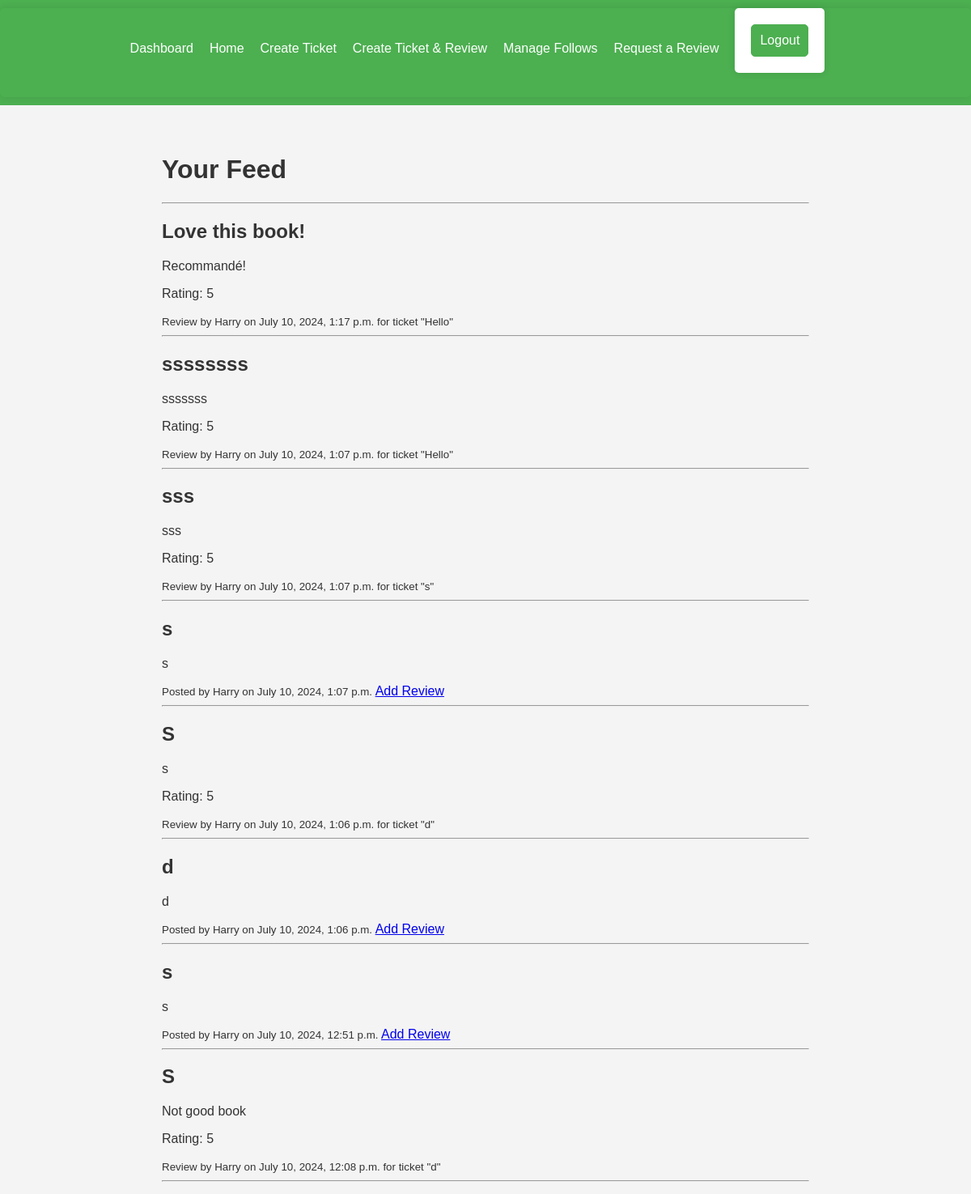
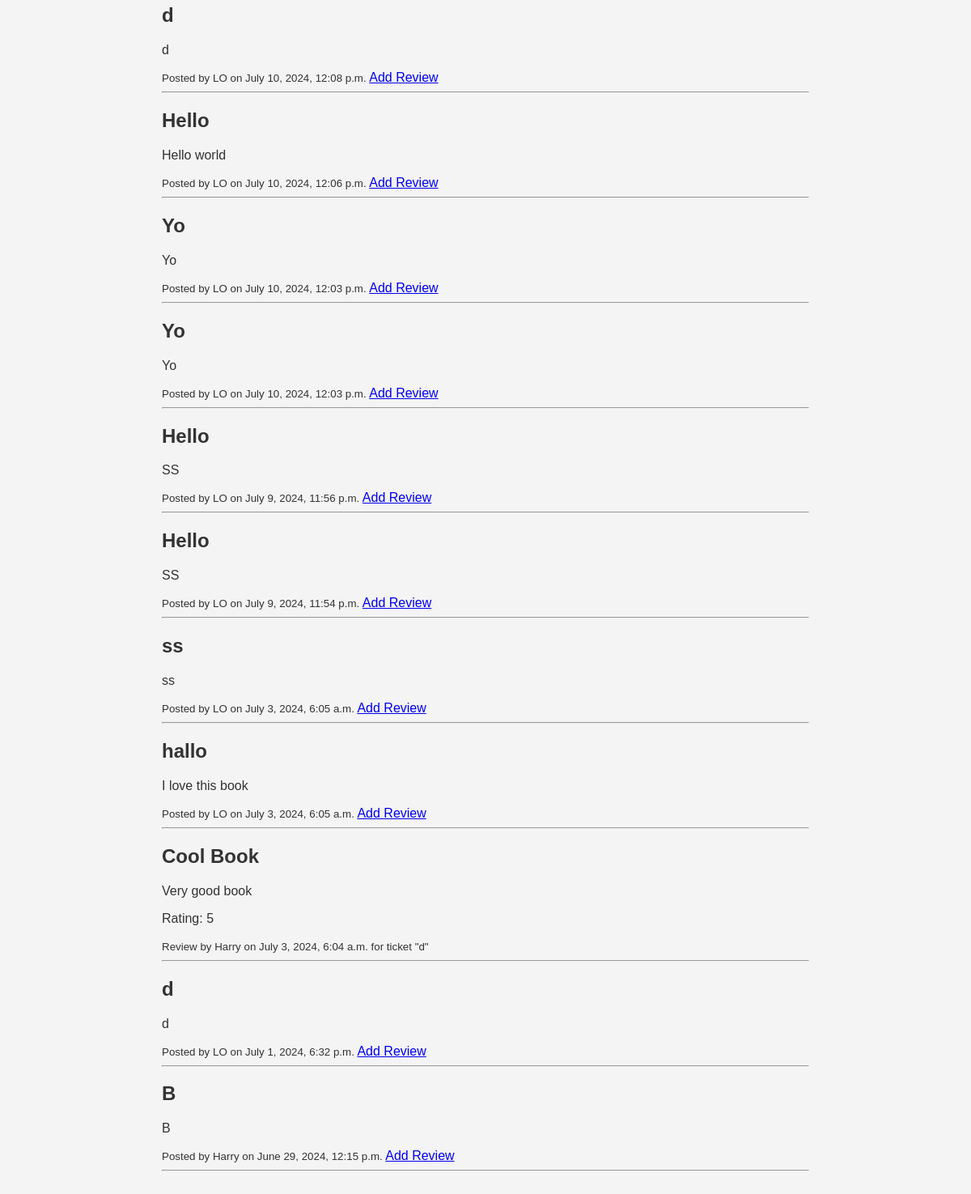
Page /feed/ (signed in) on the earlier database version (2 pictures, top to bottom).
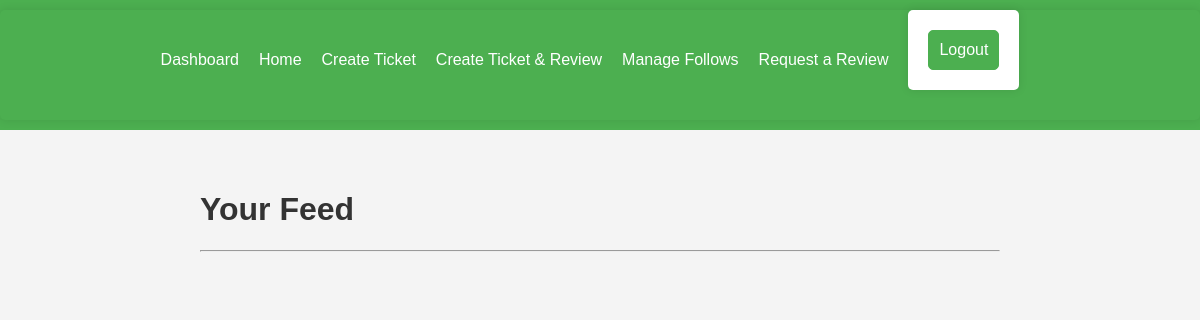
Same page on the later database version.
### myapp/models.py (models this page shows, shortened)
class Review(models.Model):
    ticket = models.ForeignKey(to=Ticket, on_delete=models.CASCADE)
    rating = models.PositiveSmallIntegerField(
        validators=[MinValueValidator(0), MaxValueValidator(5)]
    )
    headline = models.CharField(max_length=128)
    body = models.TextField(max_length=8192, blank=True)
    user = models.ForeignKey(to=settings.AUTH_USER_MODEL, on_delete=models.CASCADE)
    time_created = models.DateTimeField(auto_now_add=True)

class Ticket(models.Model):
    title = models.CharField(max_length=128)
    description = models.TextField(max_length=2048, blank=True)
    user = models.ForeignKey(to=settings.AUTH_USER_MODEL, on_delete=models.CASCADE)
    image = models.ImageField(upload_to="tickets/", null=True, blank=True)
    time_created = models.DateTimeField(auto_now_add=True)

### myapp/views.py (the view)
# urls.py: path("feed/", views.feed, name="feed"),
@login_required
def feed(request):
    following_users = [follow.followed_user for follow in request.user.following.all()]
    tickets = Ticket.objects.filter(user__in=following_users).order_by("-time_created")
    reviews = Review.objects.filter(user__in=following_users).order_by("-time_created")
    combined = sorted(
        list(tickets) + list(reviews), key=lambda x: x.time_created, reverse=True
    )
    return render(
        request, "feed.html", {"combined": combined, "media_url": settings.MEDIA_URL}
    )

### myapp/context_processors.py (called while the page is built)
def media_url(request):
    return {"media_url": settings.MEDIA_URL}

### myapp/templates/feed.html (shortened to what this page needs)
{% extends 'base.html' %}
{% block content %}
<h1>Your Feed</h1>
<hr>
{% for item in combined %}
    {% if item.title %}
        <div>
            <h2>{{ item.title }}</h2>
            <p>{{ item.description }}</p>
            <small>Posted by {{ item.user.username }} on {{ item.time_created }}</small>
            <a href="{% url 'myapp:create_review' item.id %}">Add Review</a>
        </div>
    {% else %}
        <div>
            <h2>{{ item.headline }}</h2>
            <p>{{ item.body }}</p>
            <p>Rating: {{ item.rating }}</p>
            <small>Review by {{ item.user.username }} on {{ item.time_created }} for ticket "{{ item.ticket.title }}"</small>
        </div>
    {% endif %}
    <hr>
{% endfor %}
{% endblock %}

Differences in the rows shown:
removed Review: headline "Love this book!", body "Recommandé!", rating "5", user.username "Harry", time_created "July 10, 2024, 1:17 p.m.", ticket "Hello"
removed Review: headline "ssssssss", body "sssssss", rating "5", user.username "Harry", time_created "July 10, 2024, 1:07 p.m.", ticket "Hello"
no longer on this page (row unchanged): Review: headline "sss", body "sss", rating "5", user.username "Harry", time_created "July 10, 2024, 1:07 p.m.", ticket "s"
no longer on this page (row unchanged): Ticket: title "s", description "s", user.username "Harry", time_created "July 10, 2024, 1:07 p.m."
removed Review: headline "S", body "s", rating "5", user.username "Harry", time_created "July 10, 2024, 1:06 p.m.", ticket "d"
no longer on this page (row unchanged): Ticket: title "d", description "d", user.username "Harry", time_created "July 10, 2024, 1:06 p.m."
no longer on this page (row unchanged): Ticket: title "s", description "s", user.username "Harry", time_created "July 10, 2024, 12:51 p.m."
removed Review: headline "S", body "Not good book", rating "5", user.username "Harry", time_created "July 10, 2024, 12:08 p.m.", ticket "d"
removed Ticket: title "d", description "d", user.username "LO", time_created "July 10, 2024, 12:08 p.m."
removed Ticket: title "Hello", description "Hello world", user.username "LO", time_created "July 10, 2024, 12:06 p.m."
removed Ticket: title "Yo", description "Yo", user.username "LO", time_created "July 10, 2024, 12:03 p.m."
removed Ticket: title "Yo", description "Yo", user.username "LO", time_created "July 10, 2024, 12:03 p.m."
removed Ticket: title "Hello", description "SS", user.username "LO", time_created "July 9, 2024, 11:56 p.m."
removed Ticket: title "Hello", description "SS", user.username "LO", time_created "July 9, 2024, 11:54 p.m."
removed Ticket: title "ss", description "ss", user.username "LO", time_created "July 3, 2024, 6:05 a.m."
removed Ticket: title "hallo", description "I love this book", user.username "LO", time_created "July 3, 2024, 6:05 a.m."
removed Review: headline "Cool Book", body "Very good book", rating "5", user.username "Harry", time_created "July 3, 2024, 6:04 a.m.", ticket "d"
removed Ticket: title "d", description "d", user.username "LO", time_created "July 1, 2024, 6:32 p.m."
no longer on this page (row unchanged): Ticket: title "B", description "B", user.username "Harry", time_created "June 29, 2024, 12:15 p.m."
